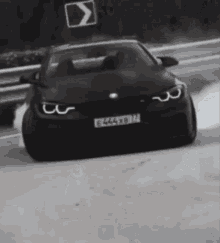
#> input picture Colored_Images/GIF/bmw-car.gif, 220 x 243 px; its folder holds 2 pictures in this run
$ python Resizing_Images.py
#> lines starting #> are read from the running program, lines starting #| are printed output that depends on the picture
#> the answer given: Colored_Images/GIF
#> the answer given: 100
#> the answer given: 100
import os
from PIL import Image

def resize_images_in_folder(folder_path, new_size=(300, 200)):
#> called with folder_path = 'Colored_Images/GIF', new_size = (100, 100)
    files = os.listdir(folder_path)
    image_files = [file for file in files if file.lower().endswith(('jpeg', 'jpg', 'png', 'gif', 'bmp'))]

    for file in image_files:
        file_path = os.path.join(folder_path, file)
        image = Image.open(file_path)
#> image is the input picture: PIL image 220x243 P; mean R, G, B, A 96.3, 95, 96.2, 255
        print(f"Current size of {file}: {image.size}")
#| Current size of bmw-car.gif: (220, 243)
        resized_image = image.resize(new_size)
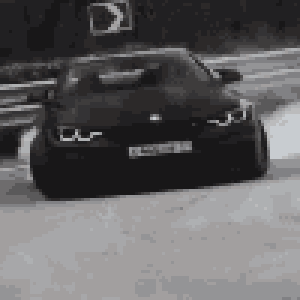
#> resized_image: PIL image 100x100 P (shown 3 times larger); mean R, G, B, A 96.4, 95.2, 96.3, 255
        new_filename = file.replace('.', '_resized.')
        new_file_path = os.path.join(folder_path, new_filename)
        resized_image.save(new_file_path)
        print(f"Resized image saved as {new_filename}")
#> pass 2 of the loop in resize_images_in_folder, `for file in image_files:`:
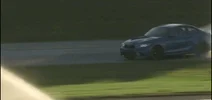
#> input picture Colored_Images/GIF/drift.gif, 212 x 100 px
#> in resize_images_in_folder, image is the input picture: PIL image 212x100 RGBA; mean R, G, B, A 71.3, 77.1, 58.5, 255
#| Current size of drift.gif: (212, 100)
#> in resize_images_in_folder, `resized_image = image.resize(new_size)`:
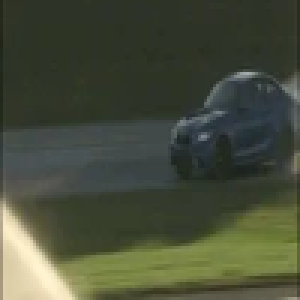
#> resized_image: PIL image 100x100 RGBA (shown 3 times larger); mean R, G, B, A 71.3, 77.2, 58.6, 255

folder_path = input("Enter the path to the folder containing your images: ")

# Get user input for new image size
width = int(input("Enter the desired width for the images: "))
height = int(input("Enter the desired height for the images: "))
new_size = (width, height)

# Resize images in the specified folder with user-defined size
print(f"\nProcessing images in folder: {folder_path}")
resize_images_in_folder(folder_path, new_size)
